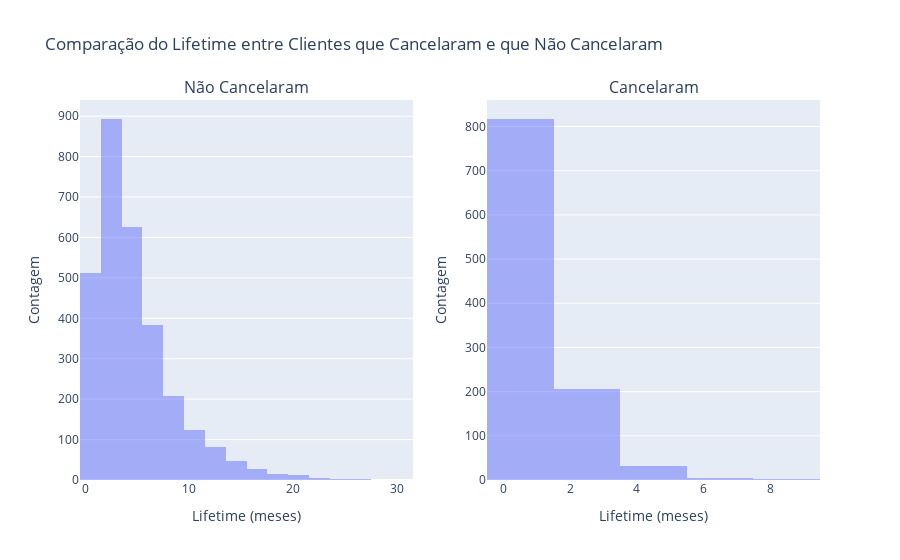

The code cell stored with this chart in its notebook:
### Markdown cell above
### Faça histogramas de barra e distribuições de características para aqueles que saíram (rotatividade) e aqueles que ficaram.

### Code cell
#Criando um histograma  de comparação do lifetime de quem cancelou e de quem não cancelou
fig = make_subplots(rows = 1, cols = 2, subplot_titles = ('Não Cancelaram', 'Cancelaram'))
fig_freq_week_0 = px.histogram(fb_churn0, x='lifetime', color='churn', nbins=30, barmode='overlay', title='Lifetime de Clientes que Não Cancelaram')
fig_freq_week_1 = px.histogram(fb_churn1, x='lifetime', color='churn', nbins=30, barmode='overlay', title='Lifetime de Clientes que Cancelaram') 

#juntando os gráficos 
for trace in fig_freq_week_0.data:
    fig.add_trace(trace, row=1, col=1)

for trace in fig_freq_week_1.data:
    fig.add_trace(trace, row=1, col=2)

fig.update_layout(title_text='Comparação do Lifetime entre Clientes que Cancelaram e que Não Cancelaram', showlegend=False)
fig.update_xaxes(title_text='Lifetime (meses)', row=1, col=1)
fig.update_xaxes(title_text='Lifetime (meses)', row=1, col=2)
fig.update_yaxes(title_text='Contagem', row=1, col=1)
fig.update_yaxes(title_text='Contagem', row=1, col=2)
fig.show()

### Figure 1 — Plotly figure (JSON) as saved in the notebook; plotly's stock layout.template omitted (floating-point values rounded to 4 significant figures; data arrays with more than 128 entries replaced by an {"elided": "..."} marker saying what was removed)
{"data": [{"alignmentgroup": "True", "bingroup": "x", "hovertemplate": "churn=0<br>lifetime=%{x}<br>count=%{y}<extra></extra>", "legendgroup": "0", "marker": {"color": "#636efa", "opacity": 0.5, "pattern": {"shape": ""}}, "name": "0", "nbinsx": 30, "offsetgroup": "0", "orientation": "v", "showlegend": true, "type": "histogram", "x": {"elided": "2939 int values"}, "xaxis": "x", "yaxis": "y"}, {"alignmentgroup": "True", "bingroup": "x", "hovertemplate": "churn=1<br>lifetime=%{x}<br>count=%{y}<extra></extra>", "legendgroup": "1", "marker": {"color": "#636efa", "opacity": 0.5, "pattern": {"shape": ""}}, "name": "1", "nbinsx": 30, "offsetgroup": "1", "orientation": "v", "showlegend": true, "type": "histogram", "x": {"elided": "1061 int values"}, "xaxis": "x2", "yaxis": "y2"}], "layout": {"annotations": [{"font": {"size": 16}, "showarrow": false, "text": "Não Cancelaram", "x": 0.225, "xanchor": "center", "xref": "paper", "y": 1, "yanchor": "bottom", "yref": "paper"}, {"font": {"size": 16}, "showarrow": false, "text": "Cancelaram", "x": 0.775, "xanchor": "center", "xref": "paper", "y": 1, "yanchor": "bottom", "yref": "paper"}], "showlegend": false, "title": {"text": "Comparação do Lifetime entre Clientes que Cancelaram e que Não Cancelaram"}, "xaxis": {"anchor": "y", "domain": [0, 0.45], "title": {"text": "Lifetime (meses)"}}, "xaxis2": {"anchor": "y2", "domain": [0.55, 1], "title": {"text": "Lifetime (meses)"}}, "yaxis": {"anchor": "x", "domain": [0, 1], "title": {"text": "Contagem"}}, "yaxis2": {"anchor": "x2", "domain": [0, 1], "title": {"text": "Contagem"}}}}
